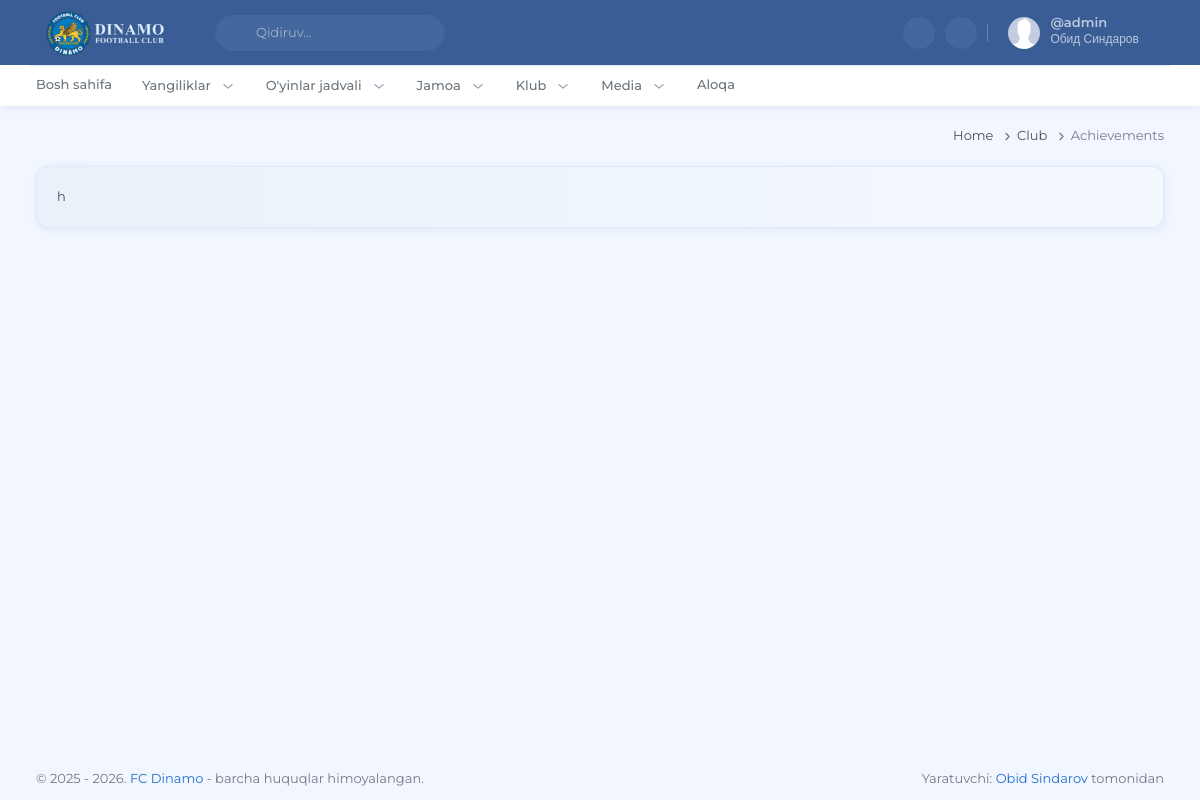
Screenshot of /club/achievements (signed in) with the database file from the repository.
### apps/users/models.py (models this page shows, shortened)
class CustomUser(AbstractUser):
    pass

### apps/core/models.py (models this page shows, shortened)
class MyClub(models.Model):
    team = models.OneToOneField(Team, on_delete=models.PROTECT, blank=True, null=True)
    history = models.TextField(blank=True, null=True)
    achievements = models.TextField(blank=True, null=True)
    stadium = models.TextField(blank=True, null=True)
    class Meta:
        verbose_name = "MyClub"
        verbose_name_plural = "MyClub"

### apps/club/views.py (the view)
# urls.py: path('achievements', views.club_achievements, name='club_achievements'),
def club_achievements(request):
    club = MyClub.objects.select_related('team').first()
    paths = [
        {'title': 'home', 'url': 'home', 'args': []},
        {'title': 'club', 'url': 'club_achievements', 'args': []},
        {'title': 'achievements', 'url': 'club_achievements', 'args': []},
    ]
    context = {
        'paths': paths,
        'club': club,
        'page_title': 'Klub yutuqlari'
    }
    context.update(utils.get_base_context(request))
    return render(request, 'club/achievements.html', context)

### apps/core/utils.py (called while the page is built)
def get_base_context(request):
    return {
        'current_year': datetime.now().year,
        'categorys': TeamType.objects.all().order_by('order')
    }

### apps/club/templates/club/achievements.html
{% extends "core/index.html" %} {% load static %} {% block title %}FC Dinamo - {{ page_title }}{% endblock title %} {% block css %} {% endblock css %}
{% block content %}
<div class="container">
    <div class="row">
        <div class="col-12">
            <div class="card">
                <div class="card-body">
                    {{ club.achievements|safe }}
                </div>
            </div>
        </div>
    </div>
</div>
{% endblock content %} {% block js %} {% endblock js %}

### apps/core/templates/core/components/user-dropdown.html (shortened to what this page needs)
{% load static %}
{% if request.user.is_authenticated %}
<div id="user-dropdown-detailed" class="topbar-item nav-user">
    <div class="dropdown">
        <a class="topbar-link dropdown-toggle drop-arrow-none px-2" data-bs-toggle="dropdown" href="#!"
            aria-haspopup="false" aria-expanded="false">
            <img src="{% static 'images/user.jpg' %}" width="32" class="rounded-circle me-lg-2 d-flex"
                alt="user-image" />
            <div class="d-lg-flex align-items-center gap-1 d-none">
                <span>
                    <h5 class="my-0 lh-1 pro-username">@{{ request.user.username }}</h5>
                    <span class="fs-xs lh-1">{{ request.user.first_name }} {{ request.user.last_name }}</span>
                </span>
                <i class="ti ti-chevron-down align-middle"></i>
            </div>
        </a>
    </div>
</div>
{% endif %}

### rows the page displays
CustomUser: user.username "admin", user.first_name "Обид", user.last_name "Синдаров"
MyClub: achievements "h"

### other values shown
{{ item.title|title }} "Home" "Club"
{{ item.title|title }} "Achievements"
